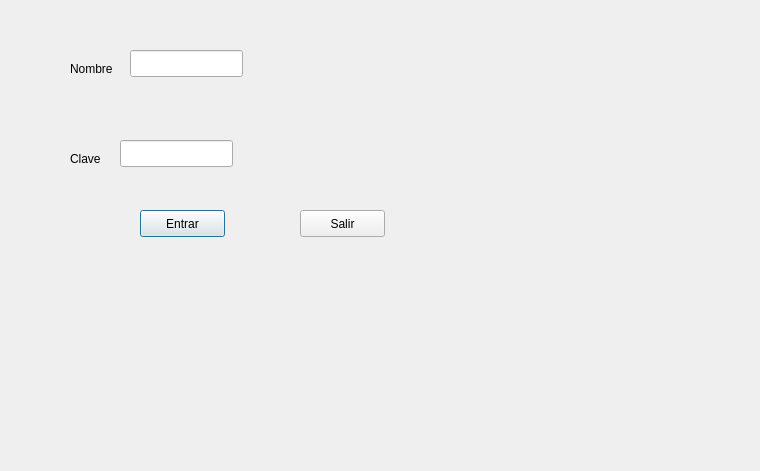
<?xml version="1.0" encoding="UTF-8"?>
<ui version="4.0">
 <class>login</class>
 <widget class="QDialog" name="login">
  <property name="geometry">
   <rect>
    <x>0</x>
    <y>0</y>
    <width>760</width>
    <height>471</height>
   </rect>
  </property>
  <property name="windowTitle">
   <string>login</string>
  </property>
  <widget class="QLabel" name="nombrelogin">
   <property name="geometry">
    <rect>
     <x>70</x>
     <y>60</y>
     <width>54</width>
     <height>17</height>
    </rect>
   </property>
   <property name="text">
    <string>Nombre</string>
   </property>
  </widget>
  <widget class="QLabel" name="clavelogin">
   <property name="geometry">
    <rect>
     <x>70</x>
     <y>150</y>
     <width>54</width>
     <height>17</height>
    </rect>
   </property>
   <property name="text">
    <string>Clave</string>
   </property>
  </widget>
  <widget class="QLineEdit" name="nombre">
   <property name="geometry">
    <rect>
     <x>130</x>
     <y>50</y>
     <width>113</width>
     <height>27</height>
    </rect>
   </property>
  </widget>
  <widget class="QLineEdit" name="clave">
   <property name="geometry">
    <rect>
     <x>120</x>
     <y>140</y>
     <width>113</width>
     <height>27</height>
    </rect>
   </property>
  </widget>
  <widget class="QPushButton" name="botonlogin">
   <property name="geometry">
    <rect>
     <x>140</x>
     <y>210</y>
     <width>85</width>
     <height>27</height>
    </rect>
   </property>
   <property name="text">
    <string>Entrar</string>
   </property>
  </widget>
  <widget class="QPushButton" name="salir">
   <property name="geometry">
    <rect>
     <x>300</x>
     <y>210</y>
     <width>85</width>
     <height>27</height>
    </rect>
   </property>
   <property name="text">
    <string>Salir</string>
   </property>
  </widget>
 </widget>
 <layoutdefault spacing="6" margin="11"/>
 <resources/>
 <connections/>
</ui>
